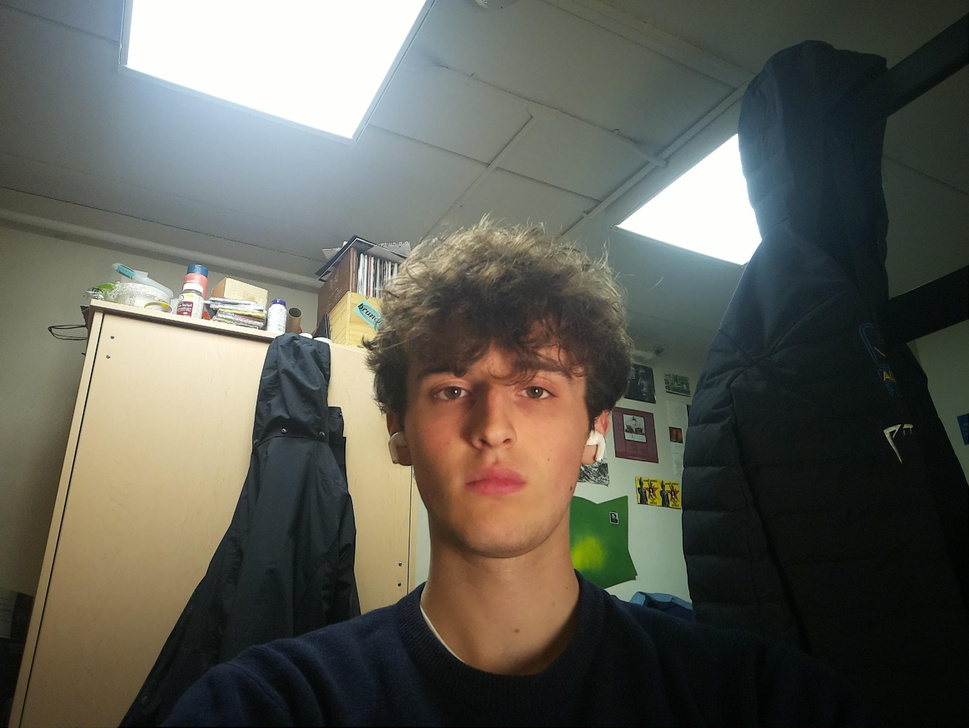
#> input picture scripts/photo_0.jpg, 969 x 728 px, shrunk from 2328 x 1748 before the run, found by its file name
$ python packet-split.py
#> lines starting #> are read from the running program, lines starting #| are printed output that depends on the picture
##takes a file as a parameter(output from driver call) and uses split-image() into four
import split_image as split
import os
from PIL import Image

packet_name = "photo"
file = packet_name+".jpg"
def quad_split(file,packet_name):
   # os.mkdir("/images/packets/"+packet_name)
#> called with file = 'photo.jpg', packet_name = 'photo'
    split.split_image(file, 2, 2, False,False,False,packet_name)
#> (this line was passed over: split_image is not available in this run)
    print("Done. Packet found at "+ packet_name)

def center(file,packet_name):
#> called with file = 'photo.jpg', packet_name = 'photo'
    photo1 = Image.open(r"photo/photo_0.jpg")
#> photo1 is the input picture: PIL image 969x728 RGB; mean R, G, B 95.6, 95.3, 86.4
    photo2 = Image.open(r"photo/photo_1.jpg")
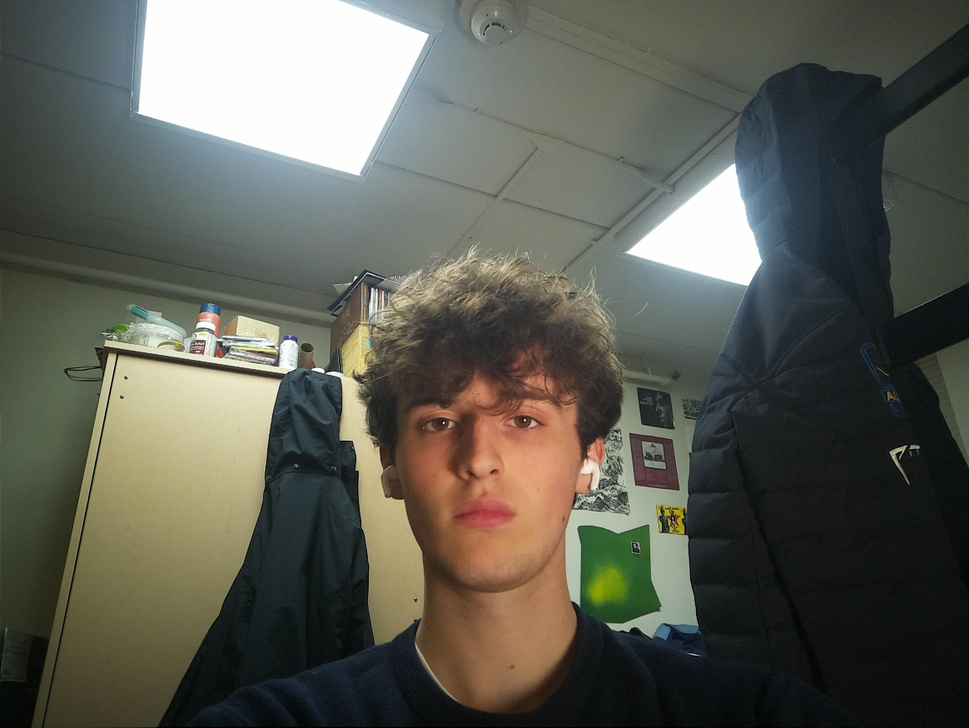
#> input picture scripts/photo_1.jpg, 969 x 728 px, shrunk from 2328 x 1748 before the run, found by its file name
#> photo2 is the input picture: PIL image 969x728 RGB; mean R, G, B 93.3, 94, 84.5
    photo3 = Image.open(r"photo/photo_2.jpg")
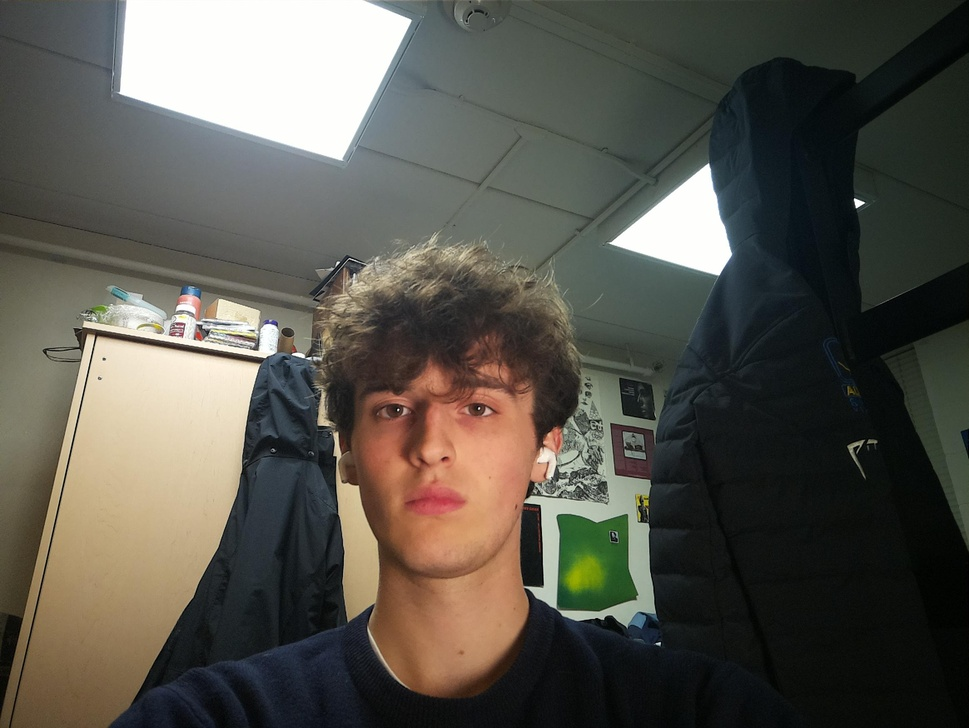
#> input picture scripts/photo_2.jpg, 969 x 728 px, shrunk from 2328 x 1748 before the run, found by its file name
#> photo3 is the input picture: PIL image 969x728 RGB; mean R, G, B 88.3, 86, 77.6
    photo4 = Image.open(r"photo/photo_3.jpg")
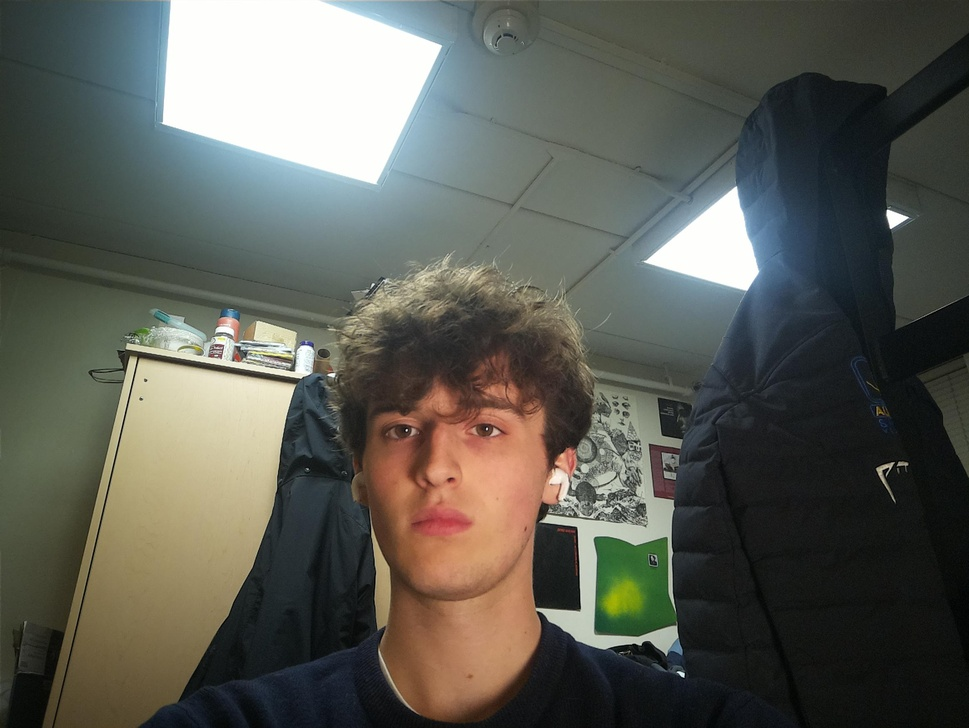
#> input picture scripts/photo_3.jpg, 969 x 728 px, shrunk from 2328 x 1748 before the run, found by its file name
#> photo4 is the input picture: PIL image 969x728 RGB; mean R, G, B 92.1, 93.1, 85.2

    width, height = photo1.size
#> width = 969; height = 728

    photo1.crop((0,0,width,height))
    print("img 1 cropped")
    photo2.crop((0,70,width-24,height))
    print("img 2 cropped")
    photo3.crop((0,35,width-135,height))
    print("img 3 cropped")
    photo4.crop((0,100,width-105,height))
    print("img 4 cropped")

quad_split(file,packet_name)
center(file,packet_name)
